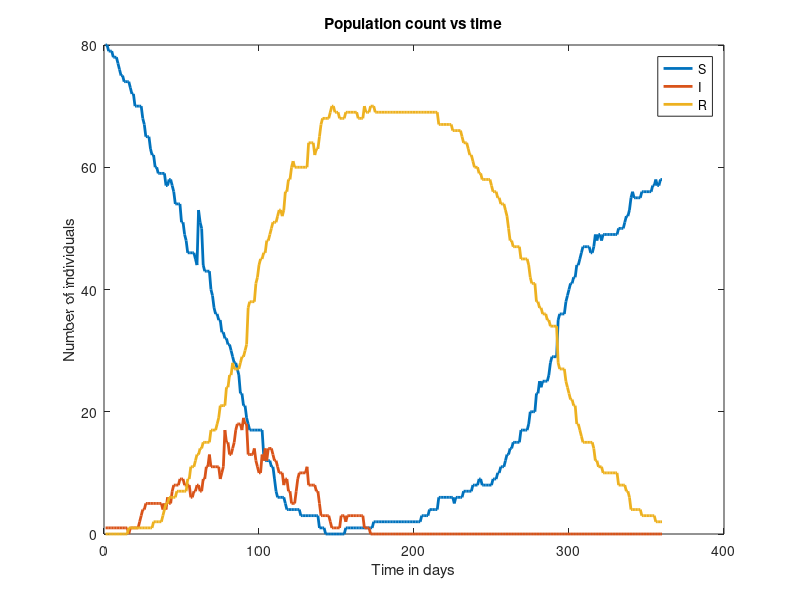

Write MATLAB code to recreate this figure.
close all;
clear all;
N = 10;
t = 360;
mu = 0.02;
beta = 0.6;
e = 1 / 14;
y = 1 / 7;
d =  1 / 60;
p = 1 / 200;
grids = zeros(N, N, t);
M = 1;
S = 2;
E = 3;
I = 4;
R = 5;
D = 6;
times = ones(N, N);
total = zeros(6, 1);
for i = 1 : N
    for j = 1 : N
        x = rand();
        if x < 0.8
            grids(i, j, 1) = S;
        elseif x < 0.9
            grids(i, j, 1) = M;
        else
            grids(i, j, 1) = D;
        end;
        total(grids(i, j, 1)) = total(grids(i, j, 1)) + 1;
    end;
end;
T = 0;
dx = [-1, 1, 0, 1, -1, 1, -1, 0];
dy = [1, 1, 1, 0, 0, -1, -1, -1];
grids(N / 2, N / 2, 1) = I; 
grids(:, :, 1);
q = 0.002;
T = zeros(t, 1);
T(1) = 1;
cs = zeros(t, 1);
ci = zeros(t, 1);
cr = zeros(t, 1);
for x = 2 : t
    for i = 1 : N
        for j = 1 : N
            c = grids(i, j, x - 1);
            cnt = zeros(6, 1);
            for w = 1 : 8
                ni = i + dx(w);
                nj = j + dy(w);
                if(ni <= 0) ni = 1; end;
                if(nj <= 0) nj = 1; end;
                if(ni > N) ni = N; end;
                if(nj > N) nj = N; end;
                cnt(grids(ni, nj, x - 1)) = cnt(grids(ni, nj, x - 1)) + 1;
            end;
            if c == M
                if times(i, j) == 60
                    times(i, j) = 1;
                    grids(i, j, x) = S;
                    continue;
                end;
                x2 = rand();
                if x2 < q
                    times(i, j) = 1;
                    grids(i, j, x) = D;
                    continue;
                end;
                grids(i, j, x) = grids(i, j, x - 1);
                times(i, j) = 1 + times(i, j);
            elseif c == S
                cI = cnt(I);
                x2 = rand();
                p = 1 - (1 - 0.06) ^ cI;
                if x2 < p
                    times(i, j) = 1;
                    grids(i, j, x) = E;
                    continue;
                end;
                x2 = rand();
                if x2 < q
                    times(i, j) = 1;
                    grids(i, j, x) = D;
                    continue;
                end;
                grids(i, j, x) = grids(i, j, x - 1);
                times(i, j) = 1 + times(i, j);
            elseif c == E
                if times(i, j) == 14
                    times(i, j) = 1;
                    grids(i, j, x) = I;
                    continue;
                end;
                x2 = rand();
                if x2 < q
                    times(i, j) = 1;
                    grids(i, j, x) = D;
                    continue;
                end;
                grids(i, j, x) = grids(i, j, x - 1);
                times(i, j) = 1 + times(i, j);
            elseif c == I
                if times(i, j) == 15
                    times(i, j) = 1;
                    grids(i, j, x) = R;
                    continue;
                end;
                x2 = rand();
                if x2 < q
                    times(i, j) = 1;
                    grids(i, j, x) = D;
                    continue;
                end;
                grids(i, j, x) = grids(i, j, x - 1);
                times(i, j) = 1 + times(i, j);
            elseif c == R
                if times(i, j) == 200
                    times(i, j) = 1;
                    grids(i, j, x) = S;
                    continue;
                end;
                x2 = rand();
                if x2 < q
                    times(i, j) = 1;
                    grids(i, j, x) = D;
                    continue;
                end;
                grids(i, j, x) = grids(i, j, x - 1);
                times(i, j) = 1 + times(i, j);
            else
                x2 = rand();
                if x2 < q
                    times(i, j) = 1;
                    y = rand();
                    if y < 0.5
                        grids(i, j, x) = S;
                    else
                        grids(i, j, x) = M;
                    end;
                    continue;
                end;
                grids(i, j, x) = grids(i, j, x - 1);
                times(i, j) = 1 + times(i, j);
            end;
        end;
    end;
    for i = 1 : N
        for j = 1 : N
            if grids(i, j, x) == S
                cs(x) = cs(x) + 1;
            elseif grids(i, j, x) == I
                ci(x) = ci(x) + 1;
            elseif grids(i, j, x) == R
                cr(x) = cr(x) + 1;
            end;
        end;
    end;
    T(x) = x;
end;
x = 1;
for i = 1 : N
    for j = 1 : N
        if grids(i, j, x) == S
            cs(x) = cs(x) + 1;
        elseif grids(i, j, x) == I
            ci(x) = ci(x) + 1;
        elseif grids(i, j, x) == R
            cr(x) = cr(x) + 1;
        end;
    end;
end;
plot(T, cs, 'Linewidth', 2);
hold on;
plot(T, ci, 'Linewidth', 2);
hold on;
plot(T, cr, 'Linewidth', 2);
legend('S', 'I', 'R');
xlabel('Time in days');
ylabel('Number of individuals');
title('Population count vs time');
